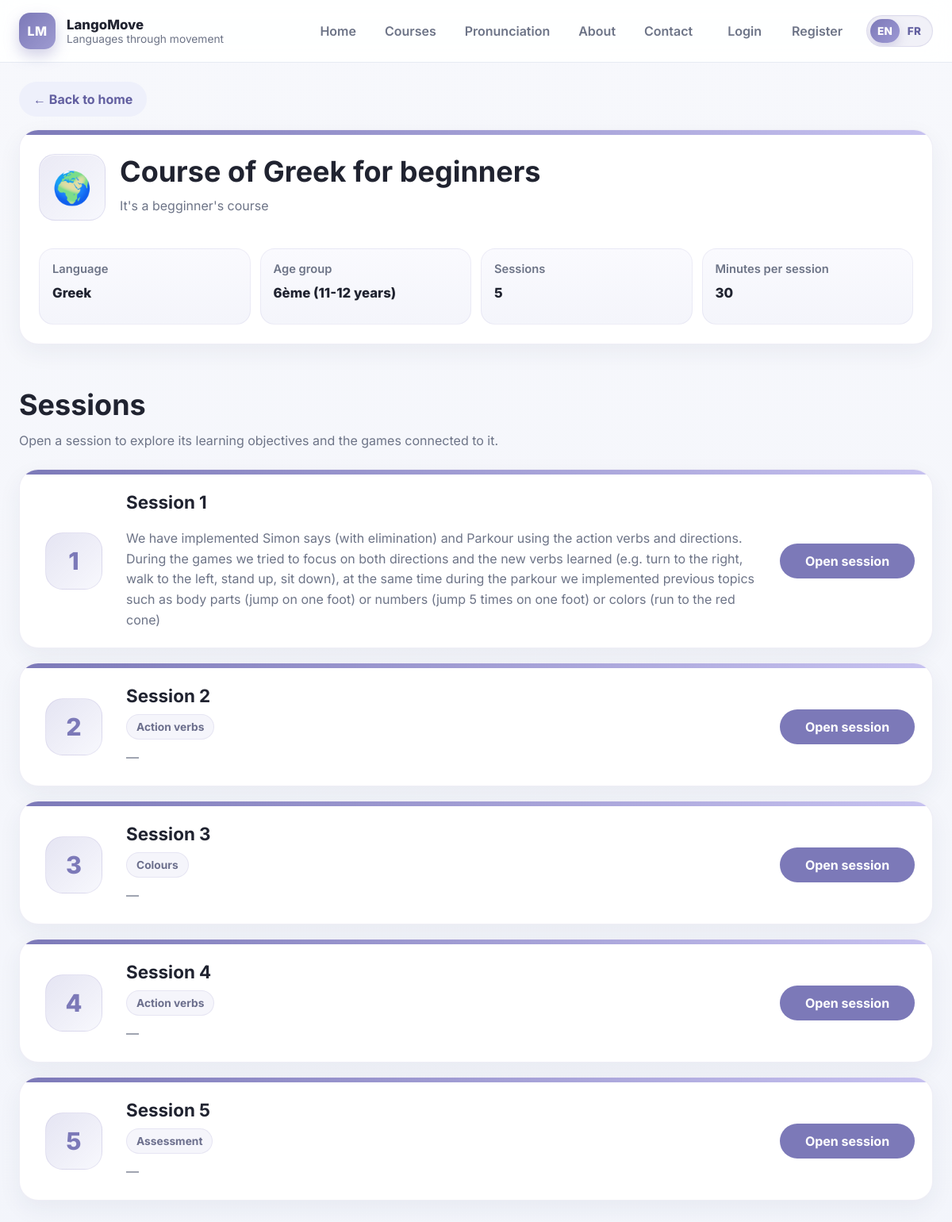
The page /courses/course-of-greek-for-beginners/ on the database its author committed.
### apps/curriculum/models.py (models this page shows, shortened)
class TimeStampedModel(models.Model):
    created_at = models.DateTimeField(auto_now_add=True)
    updated_at = models.DateTimeField(auto_now=True)
    class Meta:
        abstract = True

class Course(TimeStampedModel):
    title = models.CharField(max_length=255)
    language = models.ForeignKey(
        Language,
        on_delete=models.PROTECT,
        related_name="courses",
    )
    age_group = models.ForeignKey(
        AgeGroup,
        on_delete=models.PROTECT,
        related_name="courses",
        null=True,
        blank=True,
    )
    sessions_count = models.PositiveIntegerField(default=0)
    minutes_per_session = models.PositiveIntegerField(default=0)
    description = models.TextField(blank=True)
    card_image = models.URLField(blank=True, max_length=1000)
    slug = models.SlugField(max_length=255, unique=True)
    display_order = models.PositiveIntegerField(default=9999)
    status = models.CharField(
        max_length=20,
        choices=CourseStatus.choices,
        default=CourseStatus.DRAFT,
        db_index=True,
    )
    created_by = models.ForeignKey(
        settings.AUTH_USER_MODEL,
        on_delete=models.SET_NULL,
        null=True,
        blank=True,
        related_name="courses_created",
    )
    approved_by = models.ForeignKey(
        settings.AUTH_USER_MODEL,
        on_delete=models.SET_NULL,
        null=True,
        blank=True,
        related_name="courses_approved",
    )
    approved_at = models.DateTimeField(null=True, blank=True)
    moderation_notes = models.TextField(blank=True)
    class Meta:
        ordering = ["display_order", "title"]

class Language(TimeStampedModel):
    code = models.CharField(max_length=10, unique=True)
    name = models.CharField(max_length=100)
    flag = models.CharField(max_length=20, blank=True)
    slug = models.SlugField(max_length=120, unique=True)
    class Meta:
        ordering = ["name"]

class AgeGroup(TimeStampedModel):
    name = models.CharField(max_length=100, unique=True)
    education_stage = models.CharField(max_length=100, blank=True)
    label = models.CharField(max_length=150, blank=True)
    min_age = models.PositiveIntegerField(null=True, blank=True)
    max_age = models.PositiveIntegerField(null=True, blank=True)
    display_order = models.PositiveIntegerField(default=9999)
    class Meta:
        ordering = ["display_order", "name"]

class CourseTopic(TimeStampedModel):
    course = models.ForeignKey(
        Course,
        on_delete=models.CASCADE,
        related_name="course_topics",
    )
    topic = models.ForeignKey(
        Topic,
        on_delete=models.PROTECT,
        related_name="course_topics",
        null=True,
        blank=True,
    )
    title = models.CharField(max_length=255)
    sequence_number = models.PositiveIntegerField(default=0)
    slug = models.SlugField(max_length=255, unique=True)
    icon = models.CharField(max_length=100, blank=True)
    grammar_objectives = models.TextField(blank=True)
    lexical_objectives = models.TextField(blank=True)
    action_objectives = models.TextField(blank=True)
    status = models.CharField(max_length=50, blank=True, default="published")
    class Meta:
        ordering = ["course", "sequence_number", "title"]
        constraints = [
            models.UniqueConstraint(
                fields=["course", "sequence_number"],
                name="unique_course_topic_sequence_per_course",
            ),
        ]

class Topic(TimeStampedModel):
    name = models.CharField(max_length=200, unique=True)
    name_fr = models.CharField(max_length=200, blank=True)
    slug = models.SlugField(max_length=200, unique=True)
    description = models.TextField(blank=True)
    icon = models.CharField(max_length=100, blank=True)
    display_order = models.PositiveIntegerField(default=9999)
    status = models.CharField(max_length=50, blank=True, default="published")
    class Meta:
        ordering = ["display_order", "name"]

### apps/website/views/courses.py (the view)
# urls.py: path("courses/<slug:slug>/", course_detail_view, name="course-detail"),
def course_detail_view(request, slug):
    service = CurriculumQueryService()
    course = service.get_course_by_slug(slug)
    if not course:
        raise Http404("Course not found.")
    course_topics = service.get_course_topics_for_course(course)
    sessions = []
    for topic in course_topics:
        sessions.append({
            "id": topic.id,
            "session_id": topic.id,
            "session_number": topic.sequence_number,
            "title": topic.title,
            "full_title": topic.title,
            "slug": topic.slug,
            "topic_name": topic.topic.name if topic.topic else "",
            "grammar_objectives": topic.grammar_objectives,
            "action_objectives": topic.action_objectives,
            "lexical_objectives": topic.lexical_objectives,
            "teacher_notes": "",
        })
    course_payload = {
        "id": course.id,
        "title": course.title,
        "slug": course.slug,
        "description": course.description,
        "sessions_count": course.course_topics.count(),
        "minutes_per_session": course.minutes_per_session,
        "language_name": course.language.name if course.language else "",
        "language_flag": course.language.flag if course.language else "",
        "age_group_name": (course.age_group.label or course.age_group.name) if course.age_group else "",
        "display_order": course.display_order,
    }
    return render(
        request,
        "website/course_detail.html",
        {
            "course": course_payload,
            "sessions": sessions,
        },
    )

### apps/curriculum/query_services.py (called while the page is built)
    def get_course_by_slug(self, slug: str):
        return (
            Course.objects
            .select_related("language", "age_group")
            .filter(status=CourseStatus.PUBLISHED, slug=slug)
            .first()
        )

    def get_course_topics_for_course(self, course):
        return (
            CourseTopic.objects
            .select_related("topic", "course")
            .filter(course=course, status="published")
            .order_by("sequence_number", "title")
        )

### templates/website/course_detail.html (shortened to what this page needs)
{% extends "base.html" %}
{% load i18n %}
{% block content %}
<section class="page-section">
    <div class="container">
        <div class="page-top-actions">
            <a class="button button-secondary" href="{% url 'home' %}">← {% trans "Back to home" %}</a>
        </div>
        <section class="course-detail-hero-card">
            <div class="course-detail-hero-topline"></div>
            <div class="course-detail-hero-body">
                <div class="course-detail-hero-header">
                    <div class="course-detail-hero-flag">
                        {{ course.language_flag|default:"🌍" }}
                    </div>
                    <div class="course-detail-hero-main">
                        <div class="section-header course-detail-hero-text">
                            <h1>{{ course.display_title|default:course.title }}</h1>
                            <p>{{ course.description }}</p>
                        </div>
                    </div>
                </div>
                <div class="course-detail-stats">
                    <div class="course-detail-stat-box">
                        <span class="course-detail-stat-label">{% trans "Language" %}</span>
                        <strong class="course-detail-stat-value">{{ course.language_name }}</strong>
                    </div>
                    <div class="course-detail-stat-box">
                        <span class="course-detail-stat-label">{% trans "Age group" %}</span>
                        <strong class="course-detail-stat-value">{{ course.age_group_name }}</strong>
                    </div>
                    <div class="course-detail-stat-box">
                        <span class="course-detail-stat-label">{% trans "Sessions" %}</span>
                        <strong class="course-detail-stat-value">{{ course.sessions_count }}</strong>
                    </div>
                    <div class="course-detail-stat-box">
                        <span class="course-detail-stat-label">{% trans "Minutes per session" %}</span>
                        <strong class="course-detail-stat-value">{{ course.minutes_per_session }}</strong>
                    </div>
                </div>
            </div>
        </section>
        <section class="page-section" style="padding-bottom: 0;">
            <div class="section-header">
                <h2>{% trans "Sessions" %}</h2>
                <p>{% trans "Open a session to explore its learning objectives and the games connected to it." %}</p>
            </div>
            <div class="course-sessions-list">
                {% for session in sessions %}
                    <article class="card course-session-card">
                        <div class="course-session-card-topline"></div>
                        <div class="course-session-card-body">
                            <div class="course-session-card-left">
                                <div class="course-session-number-badge">
                                    {{ session.session_number }}
                                </div>
                            </div>
                            <div class="course-session-card-middle">
                                <h3 class="course-session-title">{{ session.full_title }}</h3>
                                <div class="course-session-tags">
                                    {% if session.topic_name %}
                                        <span class="course-pill course-pill-soft">{{ session.topic_name }}</span>
                                    {% endif %}
                                </div>
                                {% if session.action_objectives %}
                                    <p class="course-session-description">{{ session.action_objectives }}</p>
                                {% elif session.lexical_objectives %}
                                    <p class="course-session-description">{{ session.lexical_objectives }}</p>
                                {% else %}
                                    <p class="course-session-description">—</p>
                                {% endif %}
                            </div>
                            <div class="course-session-card-right">
                                <a class="button course-session-open-button" href="{% url 'session-detail' session.slug %}">
                                    {% trans "Open session" %}
                                </a>
                            </div>
                        </div>
                    </article>
                {% endfor %}
            </div>
        </section>
    </div>
</section>
{% endblock %}

### static/css/base.css (style rules this page uses)
:root { --bg: #f5f6fb; --surface: #ffffff; --surface-soft: #f0f2fa; --border: #e2e6f0; --text: #202330; --muted: #6d7487; --primary: #7c79b8; --primary-dark: #625fa0; --accent: #eef0fb; --success: #2f7d57; --shadow: 0 12px 30px rgba(34, 42, 70, 0.08); --radius-lg: 22px; --radius-md: 16px; --radius-sm: 12px; --container: 1180px; }
* { box-sizing: border-box; }
html { scroll-behavior: smooth; }
body { margin: 0; font-family: "Inter", sans-serif; color: var(--text); background: linear-gradient(180deg, #f7f8fc 0%, #f3f5fb 100%); }
a { color: inherit; text-decoration: none; }
.container { width: min(var(--container), calc(100% - 48px)); margin: 0 auto; }

### static/css/layout.css (style rules this page uses)
.page-section { padding: 24px 0; }
.section-header { margin-bottom: 22px; }
.section-header h2, .section-header h1 { margin: 0 0 10px; font-size: clamp(1.8rem, 3vw, 2.5rem); }
.section-header p { margin: 0; color: var(--muted); line-height: 1.7; max-width: 780px; }
.page-top-actions { display: flex; align-items: center; gap: 12px; margin-bottom: 16px; flex-wrap: wrap; }

### static/css/buttons.css (style rules this page uses)
.button { display: inline-flex; align-items: center; justify-content: center; gap: 8px; padding: 12px 18px; border-radius: 999px; background: var(--primary); color: white; font-weight: 700; border: none; cursor: pointer; transition: 0.2s ease; }
.button-secondary { background: var(--accent); color: var(--primary-dark); }

### static/css/cards.css (style rules this page uses)
.card { background: var(--surface); border: 1px solid var(--border); border-radius: var(--radius-lg); box-shadow: var(--shadow); }

### rows shown on the page
Course: display_title "Course of Greek for beginners", description "It's a begginner's course"
Language: language_name "Greek"
AgeGroup: age_group_name "6ème (11-12 years)"
CourseTopic: full_title "Session 1", action_objectives "We have implemented Simon says (with elimination) and Parkour using the action verbs and directions. During the games we tried to focus on both directions and the new verbs learned (e.g. turn to the right, walk to the left, stand up, sit down), at the same time during the parkour we implemented previous topics such as body parts (jump on one foot) or numbers (jump 5 times on one foot) or colors (run to the red cone)"
CourseTopic: full_title "Session 2"
Topic: topic_name "Action verbs" "Action verbs"
CourseTopic: full_title "Session 3"
Topic: topic_name "Colours"
CourseTopic: full_title "Session 4"
CourseTopic: full_title "Session 5"
Topic: topic_name "Assessment"

### other values the page prints
{{ course.language_flag|default:"🌍" }} "🌍"
{{ course.sessions_count }} "5"
{{ course.minutes_per_session }} "30"
{{ session.session_number }} "1" "2" "3" "4" "5"
